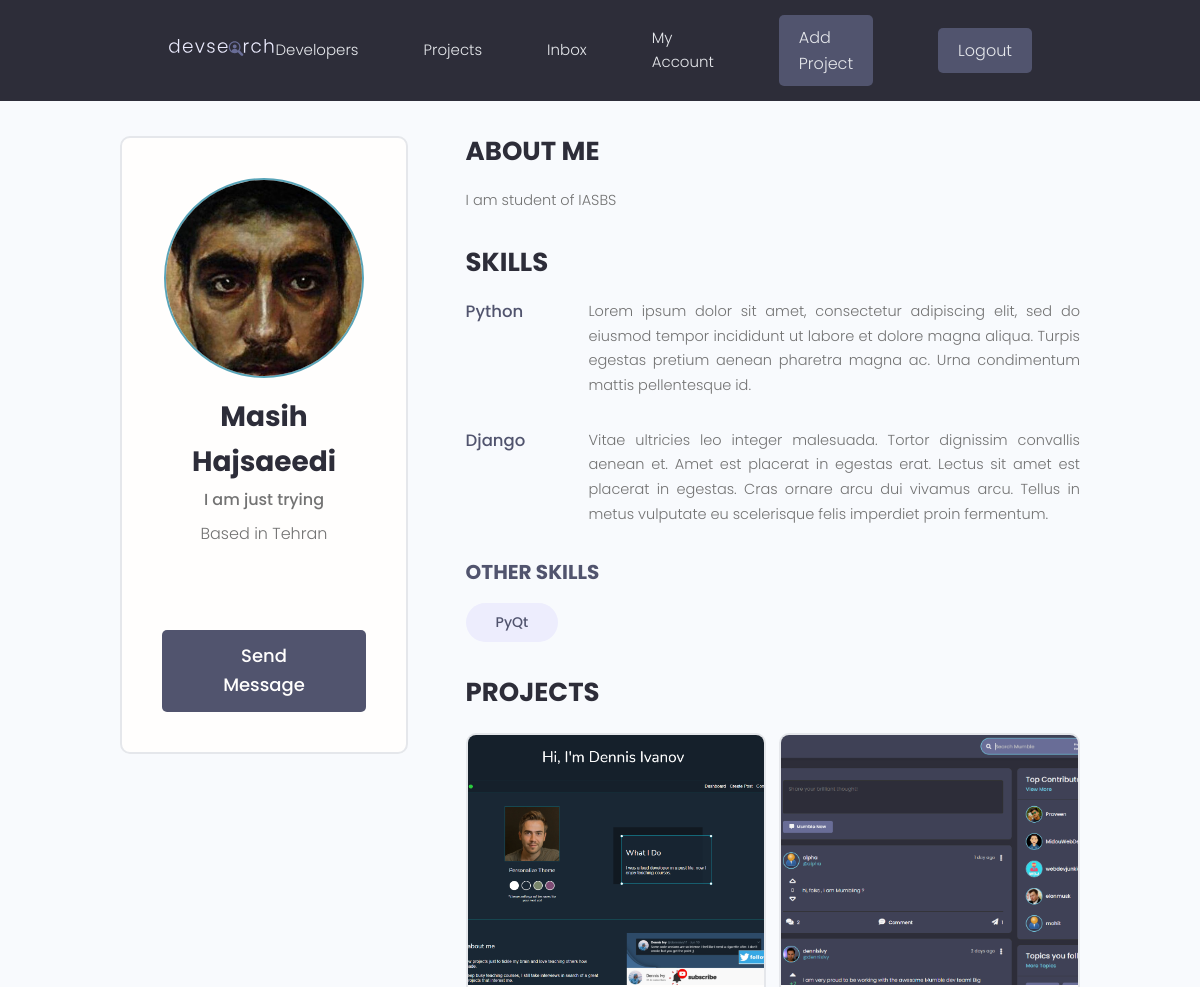
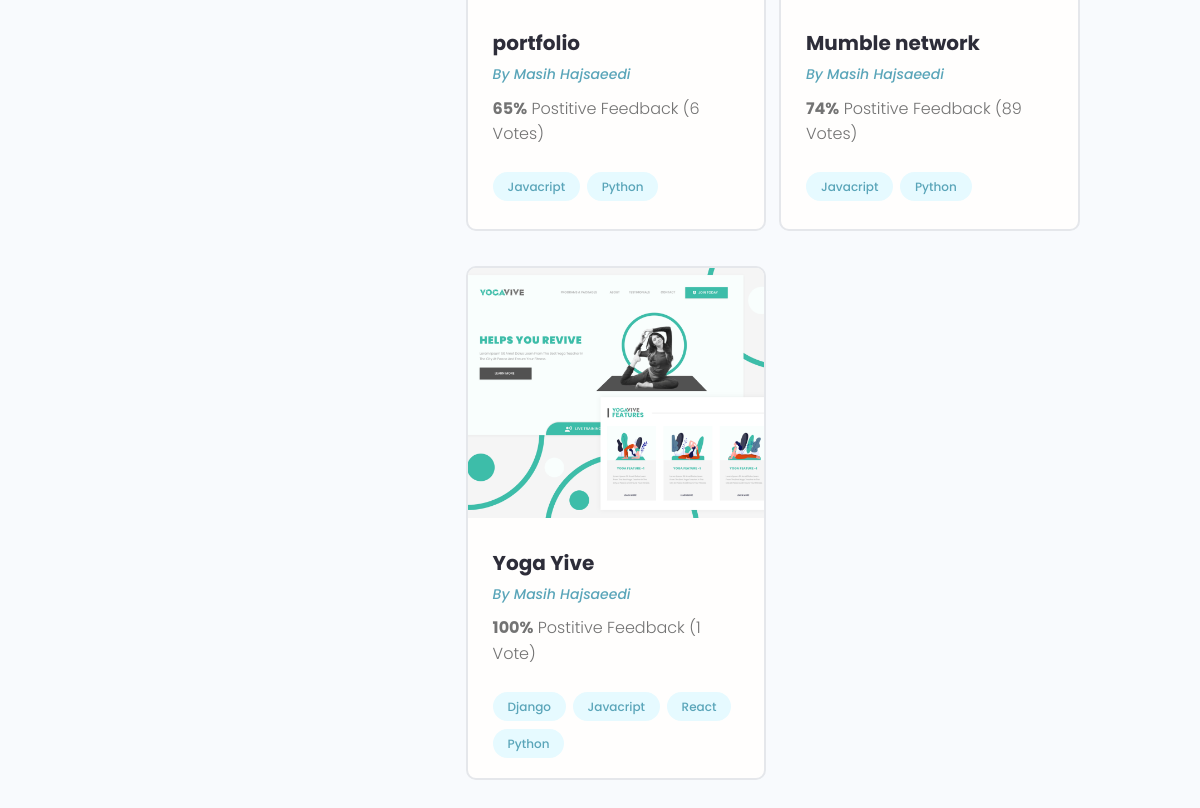
The app's page /profile/cf2e8592-e9a0-4fb7-9c13-87b04790bfd5/ (signed in) with its own data (2 pictures, top to bottom).
### users/models.py (models this page shows, shortened)
class Profile(models.Model):
    user = models.OneToOneField(User, on_delete=models.CASCADE, null=True, blank=True)
    name = models.CharField(max_length=200, null=True, blank=True)
    email = models.EmailField(max_length=500, null=True, blank=True)
    username = models.CharField(max_length=200, null=True, blank=True)
    location = models.CharField(max_length=200, null=True, blank=True)
    short_intro = models.CharField(max_length=200, null=True, blank=True)
    bio = models.TextField(null=True, blank=True)
    profile_image = models.ImageField(null=True, blank=True, upload_to='profiles/', default='profiles/user-default.png')
    social_github = models.CharField(max_length=200, null=True, blank=True)
    social_twitter = models.CharField(max_length=200, null=True, blank=True)
    social_linkedin = models.CharField(max_length=200, null=True, blank=True)
    social_youtube = models.CharField(max_length=200, null=True, blank=True)
    social_website = models.CharField(max_length=200, null=True, blank=True)
    created = models.DateTimeField(auto_now_add=True)
    id = models.UUIDField(default=uuid.uuid4, unique=True, primary_key=True, editable=False)

class Skill(models.Model):
    owner = models.ForeignKey(Profile, on_delete=models.CASCADE, null=True, blank=True)
    name = models.CharField(max_length=200, null=True, blank=True)
    description = models.TextField(null=True, blank=True)
    created = models.DateTimeField(auto_now_add=True)
    id = models.UUIDField(default=uuid.uuid4, unique=True, primary_key=True, editable=False)
    def __str__(self):
        return str(self.name)

### projects/models.py (models this page shows, shortened)
class Project(models.Model):
    owner = models.ForeignKey(Profile, null=True, blank=True, on_delete=models.SET_NULL)
    title = models.CharField(max_length=200)
    description = models.TextField(null=True, blank= True) # null is for database and blank is for django
    featured_image = models.ImageField(null=True, blank= True, default='default.jpg')
    demo_link = models.CharField(max_length=2000, null=True, blank=True)
    source_link = models.CharField(max_length=2000, null=True, blank=True)
    tags = models.ManyToManyField('Tag', blank=True)
    vote_total = models.IntegerField(default=0, null=True, blank=True)
    vote_ratio = models.IntegerField(default=0, null=True, blank=True)
    created = models.DateTimeField(auto_now_add=True)
    id = models.UUIDField(default=uuid.uuid4, unique=True, primary_key=True, editable=False)

class Tag(models.Model):
    name = models.CharField(max_length=200)
    created = models.DateTimeField(auto_now_add=True)
    id = models.UUIDField(default=uuid.uuid4, unique=True, primary_key=True, editable=False)
    def __str__(self):
        return self.name

### users/views.py (the view)
# urls.py: path('profile/<str:pk>/', views.user_profile, name='user-profile'),
def user_profile(request, pk):
    profile = Profile.objects.get(id=pk)
    top_skills = profile.skill_set.exclude(description__exact="")
    other_skills = profile.skill_set.filter(description="")
    context = {'profile':profile, 'top_skills':top_skills, 'other_skills':other_skills}
    return render(request, 'users/user-profile.html', context)

### users/templates/users/user-profile.html (shortened to what this page needs)
{% extends 'main.html' %}
{% block content %}
<main class="profile my-md">
    <div class="container">
      <div class="layout">
        <div class="column column--1of3">
          <div class="card text-center">
            <div class="card__body dev">
              <img class="avatar avatar--xl" src="{{ profile.profile_image.url }}" />
              <h2 class="dev__name">{{profile.name}}</h2>
              <p class="dev__title">{{profile.short_intro}}</p>
              <p class="dev__location">Based in {{profile.location}}</p>
              <ul class="dev__social">
              </ul>
              <a href="#" class="btn btn--sub btn--lg">Send Message </a>
            </div>
          </div>
        </div>
        <div class="column column--2of3">
          <div class="devInfo">
            <h3 class="devInfo__title">About Me</h3>
            <p class="devInfo__about">{{profile.bio}}</p>
          </div>
          <div class="devInfo">
            <h3 class="devInfo__title">Skills</h3>
            <div class="devInfo__skills">
                {% for skill in top_skills %}
                <div class="devSkill">
                    <h4 class="devSkill__title">{{skill.name}}</h4>
                    <p class="devSkill__info">
                    {{skill.description}}
                    </p>
                </div>
                {% endfor %}
              <h3 class="devInfo__subtitle">Other Skills</h3>
              <div class="devInfo__otherSkills">
                {% for skill in other_skills %}
                <span class="tag tag--pill tag--sub tag--lg">
                  <small>{{skill}}</small>
                </span>
                {% endfor %}
              </div>
            </div>
          </div>
          <div class="devInfo">
            <h3 class="devInfo__title">Projects</h3>
            <div class="grid grid--two">
                {% for project in profile.project_set.all %}
                <div class="column">
                    <div class="card project">
                    <a href="{% url 'project' project.id %}" class="project">
                        <img class="project__thumbnail" src="{{project.featured_image.url}}" alt="project thumbnail" />
                        <div class="card__body">
                        <h3 class="project__title">{{project.title}}</h3>
                        <p><a class="project__author" href="{% url 'user-profile' project.owner.id %}">By {{project.owner.name}}</a></p>
                        <p class="project--rating">
                            <span style="font-weight: bold;">{{project.vote_ratio}}%</span> Postitive
                            Feedback ({{project.vote_total}} Vote{{project.vote_total|pluralize:"s"}})
                        </p>
                        <div class="project__tags">
                            {% for tag in project.tags.all %}
                            <span class="tag tag--pill tag--main">
                            <small>{{tag}}</small>
                            </span>
                            {% endfor %}
                        </div>
                        </div>
                    </a>
                    </div>
                </div>
                {% endfor %}
            </div>
          </div>
        </div>
      </div>
    </div>
  </main>
{% endblock content %}

### static/styles/app.css (style rules this page uses)
:root { --color-sub: #2d2d39; }
.btn--sub { background-color: var(--color-sub-light); }
.card { border: 2px solid var(--color-light); }
img { width: 100%; }
.profile .card > .dev { padding: 4rem; }
.dev__name { color: var(--color-sub); font-size: 2.8rem; font-weight: 700; margin-top: 1rem; margin-bottom: 0.5rem; }
.dev__title { font-size: 1.6rem; font-weight: 500; line-height: 1.3; }
.dev__location { margin-top: 1rem; }
.dev__social { margin: 3rem 0; list-style: none; display: flex; justify-content: center; gap: 1.5rem; }
.devInfo { margin-bottom: 3rem; }
.devInfo__title, .devInfo__subtitle { font-size: 2.6rem; color: var(--color-sub); text-transform: uppercase; font-weight: 700; margin-bottom: 1.5rem; }
.devInfo__subtitle { font-size: 2rem; color: var(--color-sub-light); }
.devInfo__about, .devSkill__info { font-size: 1.45rem; line-height: 1.7; text-align: justify; }
.devSkill { margin-bottom: 3rem; }
.devSkill__title { font-size: 1.65rem; font-weight: 500; color: var(--color-sub-light); }
@media screen and (min-width: 700px) { .devSkill { display: flex; justify-content: space-between; gap: 3rem; } }
@media screen and (min-width: 700px) { .devSkill__info { flex-basis: 80%; } }
.project__author { font-size: 1.4rem; font-style: italic; }
.project--rating { margin-bottom: 1.6em; margin-top: .5em; }
.project__thumbnail { height: 25rem; object-fit: cover; object-position: top center; }
.project__title { font-size: 2rem; font-weight: 700; color: var(--color-sub); }

### static/uikit/styles/modules/_variables.css (style rules this page uses)
:root { --color-main: #5aa5b9; --color-main-light: #e6faff; --color-sub: #3f4156; --color-sub-light: #51546e; --color-sub-lighter: #ededfd; --color-text: #737373; --color-gray: #8b8b8b; --color-light: #e5e7eb; --color-light-gray: #767676; --color-bg: #f8fafd; --color-white: #fffefd; --color-white-light: #f3f3f3; --color-success: #359e64; --color-success-bg: #def8e8; --color-error: #fc4b0b; --color-error-bg: #fff2ee; --font-base: 'Poppins', arial, helvetica, 'Segoe UI', roboto, ubuntu, sans-serif; --font-monospace: 'Fira Code', 'Courier New', courier, monospace; --font-regular: 300; --font-medium: 500; --font-bold: 700; --generic-shadow: 1px 1px 5px #00000010; --generic-transition: all 0.3s ease-in-out; }

### static/uikit/styles/modules/_base.css (style rules this page uses)
* { margin: 0; padding: 0; box-sizing: border-box; text-rendering: optimizeLegibility; color: inherit; font-size: inherit; }
html { font-size: 50%; }
@media only screen and (min-width: 480px) { html { font-size: 56.25%; } }
@media only screen and (min-width: 1200px) { html { font-size: 62.5%; } }
body { line-height: 1.6; font-weight: 400; font-size: 1.5rem; color: var(--color-text); background-color: var(--color-bg); min-height: 100vh; }

### static/uikit/styles/modules/_typography.css (style rules this page uses)
* { font-family: var(--font-base); }
h2 { font-size: 3.6rem; font-weight: var(--font-bold); }
h3 { font-size: 3.2rem; font-weight: var(--font-medium); }
h4 { font-size: 2.8rem; font-weight: var(--font-medium); }
p, span, strong { font-size: 1.6rem; color: var(--color-text); font-weight: var(--font-regular); }
a { padding-bottom: 2px; text-decoration: none; display: inline-block; color: var(--color-main); font-weight: var(--font-medium); }

### static/uikit/styles/modules/_utilities.css (style rules this page uses)
.container { width: 92%; max-width: 165rem; margin: 0 auto; box-sizing: border-box; }
@media screen and (min-width: 1000px) { .container { width: 90%; } }
@media screen and (min-width: 1200px) { .container { width: 80%; } }
.text-center { text-align: center; }
.my-md { margin: 3rem auto; }

### static/uikit/styles/modules/_avatar.css (style rules this page uses)
.avatar { border-radius: 50%; border: 2px solid var(--color-main); object-fit: cover; }
.avatar--xl { height: 20rem; width: 20rem; }

### static/uikit/styles/modules/_button.css (style rules this page uses)
.btn { display: inline-block; position: relative; cursor: pointer; background-color: var(--color-light); font-weight: var(--font-medium); color: var(--color-sub); text-decoration: none; padding: 1rem 2rem; border-radius: 0.5rem; border: none; width: -webkit-fit-content; width: -moz-fit-content; width: fit-content; height: -webkit-fit-content; height: -moz-fit-content; height: fit-content; font-size: 1.6rem; outline-width: 0; outline-color: transparent; -webkit-backface-visibility: hidden; backface-visibility: hidden; transition: all 0.3s ease-in-out; }
.btn--sub { background-color: var(--color-sub); color: var(--color-white); }
.btn--lg { font-size: 1.8rem; padding: 1.2rem 4.5rem; }

### static/uikit/styles/modules/_card.css (style rules this page uses)
.card { border-radius: 1rem; background-color: var(--color-white); border: 1.5px solid var(--color-light); width: auto; height: auto; margin-top: 0.5rem; margin-bottom: 0.5rem; overflow: hidden; }
.card__body, .card__header { padding: 2rem 2.5rem; }

### records on screen
Profile: profile_image (picture), name "Masih Hajsaeedi", short_intro "I am just trying", location "Tehran", bio "I am student of IASBS"
Skill: name "Python", description "Lorem ipsum dolor sit amet, consectetur adipiscing elit, sed do eiusmod tempor incididunt ut labore et dolore magna aliqua. Turpis egestas pretium aenean pharetra magna ac. Urna condimentum mattis pellentesque id."
Skill: name "Django", description "Vitae ultricies leo integer malesuada. Tortor dignissim convallis aenean et. Amet est placerat in egestas erat. Lectus sit amet est placerat in egestas. Cras ornare arcu dui vivamus arcu. Tellus in metus vulputate eu scelerisque felis imperdiet proin fermentum."
Skill: name "PyQt"
Project: featured_image (picture), title "portfolio", owner.name "Masih Hajsaeedi", vote_ratio "65", vote_total "6"
Tag: name "Javacript"
Tag: name "Python"
Project: featured_image (picture), title "Mumble network", owner.name "Masih Hajsaeedi", vote_ratio "74", vote_total "89"
Project: featured_image (picture), title "Yoga Yive", owner.name "Masih Hajsaeedi", vote_ratio "100", vote_total "1"
Tag: name "Django"
Tag: name "React"
